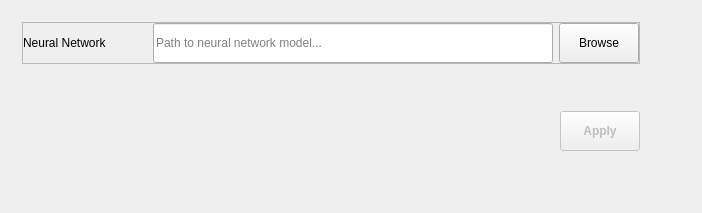
             <widget class="QWidget" name="tab_neuralNet">
              <attribute name="icon">
               <iconset resource="../src/ressources.qrc">
                <normaloff>:/icons/icons/nn.png</normaloff>:/icons/icons/nn.png</iconset>
              </attribute>
              <attribute name="title">
               <string>Neural Network</string>
              </attribute>
              <layout class="QGridLayout" name="gridLayout_4">
               <item row="0" column="0">
                <widget class="QFrame" name="frame_nn_options">
                 <property name="styleSheet">
                  <string notr="true"/>
                 </property>
                 <property name="frameShape">
                  <enum>QFrame::NoFrame</enum>
                 </property>
                 <property name="frameShadow">
                  <enum>QFrame::Raised</enum>
                 </property>
                 <layout class="QVBoxLayout" name="verticalLayout_17">
                  <property name="spacing">
                   <number>7</number>
                  </property>
                  <property name="leftMargin">
                   <number>11</number>
                  </property>
                  <property name="topMargin">
                   <number>11</number>
                  </property>
                  <property name="rightMargin">
                   <number>11</number>
                  </property>
                  <property name="bottomMargin">
                   <number>11</number>
                  </property>
                  <item>
                   <widget class="QFrame" name="frame_nn_info">
                    <property name="minimumSize">
                     <size>
                      <width>0</width>
                      <height>30</height>
                     </size>
                    </property>
                    <property name="maximumSize">
                     <size>
                      <width>16777215</width>
                      <height>60</height>
                     </size>
                    </property>
                    <property name="frameShape">
                     <enum>QFrame::StyledPanel</enum>
                    </property>
                    <property name="frameShadow">
                     <enum>QFrame::Raised</enum>
                    </property>
                    <layout class="QHBoxLayout" name="horizontalLayout_36">
                     <property name="leftMargin">
                      <number>0</number>
                     </property>
                     <property name="topMargin">
                      <number>0</number>
                     </property>
                     <property name="rightMargin">
                      <number>0</number>
                     </property>
                     <property name="bottomMargin">
                      <number>0</number>
                     </property>
                     <item>
                      <widget class="QLabel" name="label_nn">
                       <property name="text">
                        <string>Neural Network</string>
                       </property>
                      </widget>
                     </item>
                     <item>
                      <spacer name="horizontalSpacer_56">
                       <property name="orientation">
                        <enum>Qt::Horizontal</enum>
                       </property>
                       <property name="sizeHint" stdset="0">
                        <size>
                         <width>40</width>
                         <height>20</height>
                        </size>
                       </property>
                      </spacer>
                     </item>
                     <item>
                      <widget class="QLineEdit" name="lineEdit_nn">
                       <property name="sizePolicy">
                        <sizepolicy hsizetype="Expanding" vsizetype="Expanding">
                         <horstretch>0</horstretch>
                         <verstretch>0</verstretch>
                        </sizepolicy>
                       </property>
                       <property name="minimumSize">
                        <size>
                         <width>400</width>
                         <height>40</height>
                        </size>
                       </property>
                       <property name="maximumSize">
                        <size>
                         <width>16777215</width>
                         <height>40</height>
                        </size>
                       </property>
                       <property name="toolTip">
                        <string>Enter your user ID (first letter of first name + first letter of last name)</string>
                       </property>
                       <property name="styleSheet">
                        <string notr="true"/>
                       </property>
                       <property name="inputMask">
                        <string/>
                       </property>
                       <property name="text">
                        <string/>
                       </property>
                       <property name="maxLength">
                        <number>32767</number>
                       </property>
                       <property name="echoMode">
                        <enum>QLineEdit::Normal</enum>
                       </property>
                       <property name="cursorPosition">
                        <number>0</number>
                       </property>
                       <property name="readOnly">
                        <bool>true</bool>
                       </property>
                       <property name="placeholderText">
                        <string>Path to neural network model...</string>
                       </property>
                      </widget>
                     </item>
                     <item>
                      <widget class="QPushButton" name="btn_browse_nn">
                       <property name="enabled">
                        <bool>true</bool>
                       </property>
                       <property name="minimumSize">
                        <size>
                         <width>70</width>
                         <height>40</height>
                        </size>
                       </property>
                       <property name="maximumSize">
                        <size>
                         <width>16777215</width>
                         <height>40</height>
                        </size>
                       </property>
                       <property name="text">
                        <string>Browse</string>
                       </property>
                      </widget>
                     </item>
                    </layout>
                   </widget>
                  </item>
                  <item>
                   <spacer name="verticalSpacer_13">
                    <property name="orientation">
                     <enum>Qt::Vertical</enum>
                    </property>
                    <property name="sizeHint" stdset="0">
                     <size>
                      <width>20</width>
                      <height>40</height>
                     </size>
                    </property>
                   </spacer>
                  </item>
                  <item>
                   <widget class="QFrame" name="frame_apply_nn">
                    <property name="minimumSize">
                     <size>
                      <width>0</width>
                      <height>30</height>
                     </size>
                    </property>
                    <property name="maximumSize">
                     <size>
                      <width>16777215</width>
                      <height>60</height>
                     </size>
                    </property>
                    <property name="frameShape">
                     <enum>QFrame::NoFrame</enum>
                    </property>
                    <property name="frameShadow">
                     <enum>QFrame::Raised</enum>
                    </property>
                    <layout class="QHBoxLayout" name="horizontalLayout_37">
                     <property name="leftMargin">
                      <number>0</number>
                     </property>
                     <property name="topMargin">
                      <number>0</number>
                     </property>
                     <property name="rightMargin">
                      <number>0</number>
                     </property>
                     <property name="bottomMargin">
                      <number>0</number>
                     </property>
                     <item>
                      <spacer name="horizontalSpacer_57">
                       <property name="orientation">
                        <enum>Qt::Horizontal</enum>
                       </property>
                       <property name="sizeHint" stdset="0">
                        <size>
                         <width>40</width>
                         <height>20</height>
                        </size>
                       </property>
                      </spacer>
                     </item>
                     <item>
                      <widget class="QPushButton" name="btn_apply_nn">
                       <property name="enabled">
                        <bool>false</bool>
                       </property>
                       <property name="minimumSize">
                        <size>
                         <width>70</width>
                         <height>40</height>
                        </size>
                       </property>
                       <property name="styleSheet">
                        <string notr="true">font:bold;</string>
                       </property>
                       <property name="text">
                        <string>Apply</string>
                       </property>
                      </widget>
                     </item>
                    </layout>
                   </widget>
                  </item>
                 </layout>
                </widget>
               </item>
               <item row="0" column="1">
                <spacer name="horizontalSpacer_58">
                 <property name="orientation">
                  <enum>Qt::Horizontal</enum>
                 </property>
                 <property name="sizeHint" stdset="0">
                  <size>
                   <width>40</width>
                   <height>20</height>
                  </size>
                 </property>
                </spacer>
               </item>
               <item row="1" column="0">
                <spacer name="verticalSpacer_7">
                 <property name="orientation">
                  <enum>Qt::Vertical</enum>
                 </property>
                 <property name="sizeHint" stdset="0">
                  <size>
                   <width>20</width>
                   <height>40</height>
                  </size>
                 </property>
                </spacer>
               </item>
              </layout>
             </widget>
